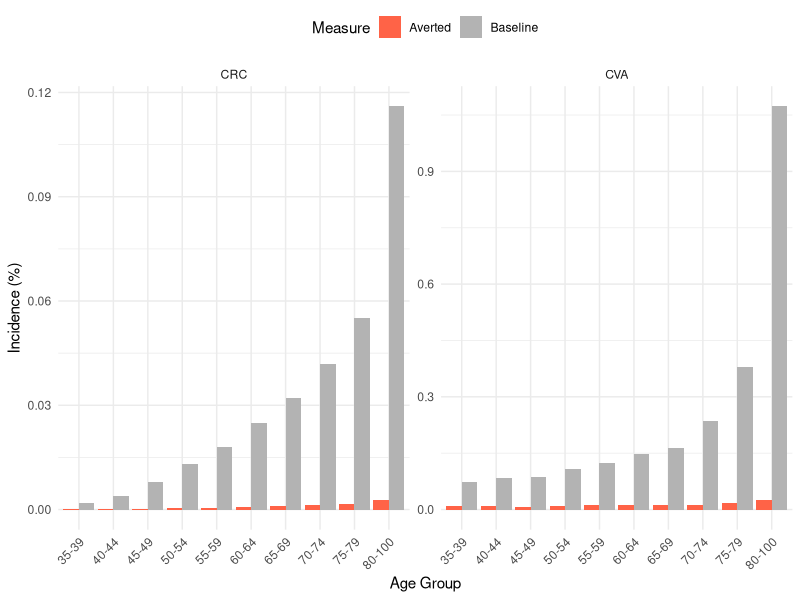
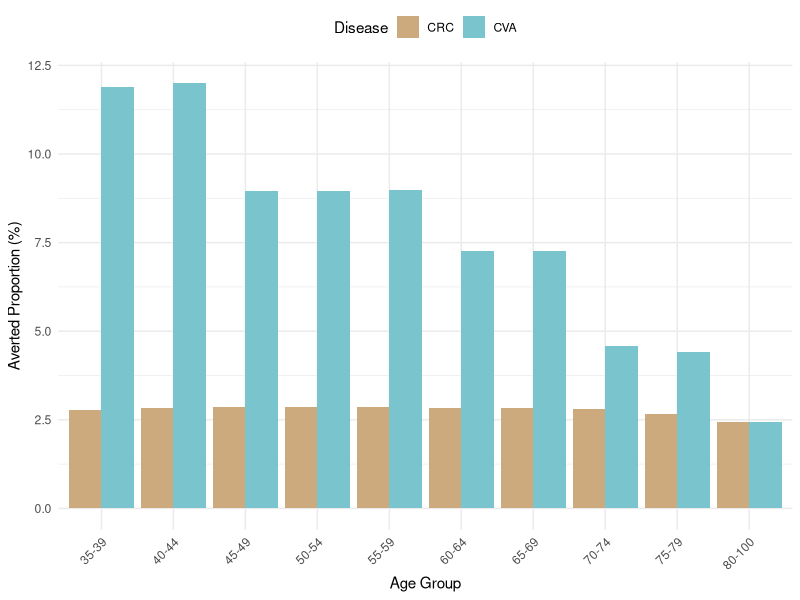
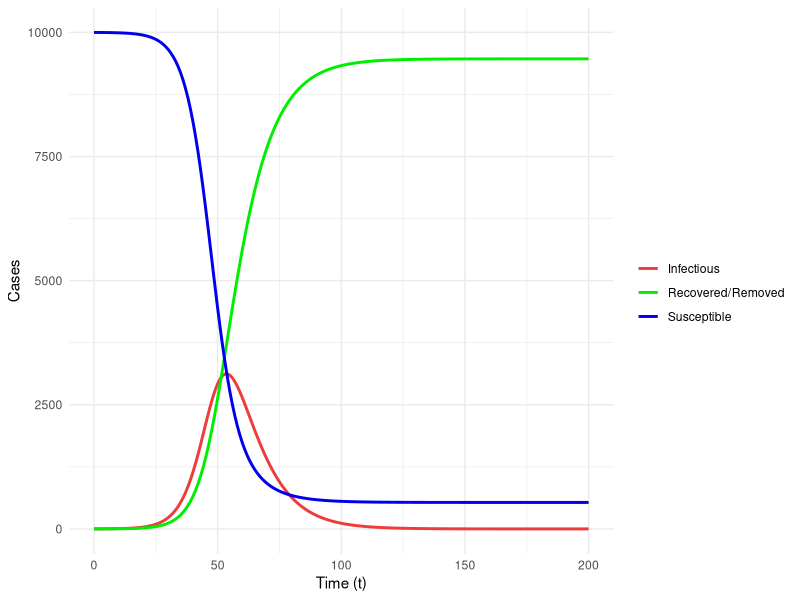
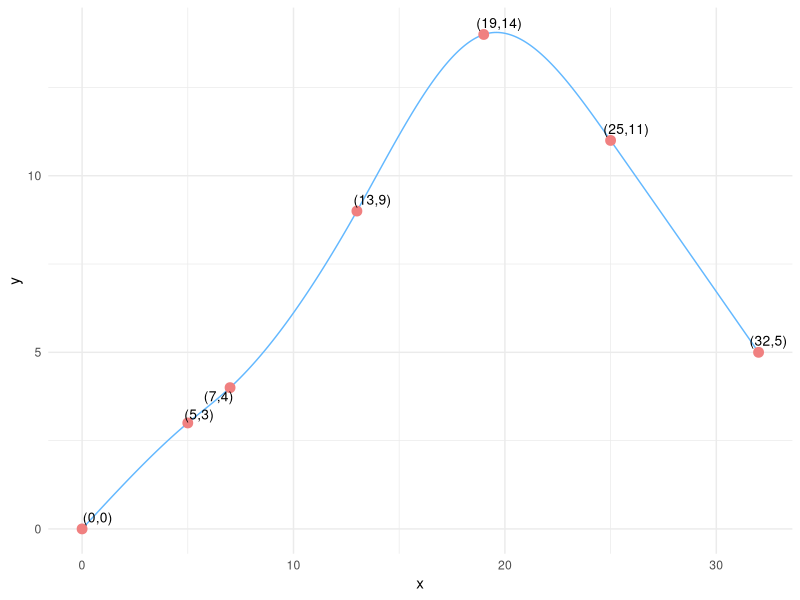
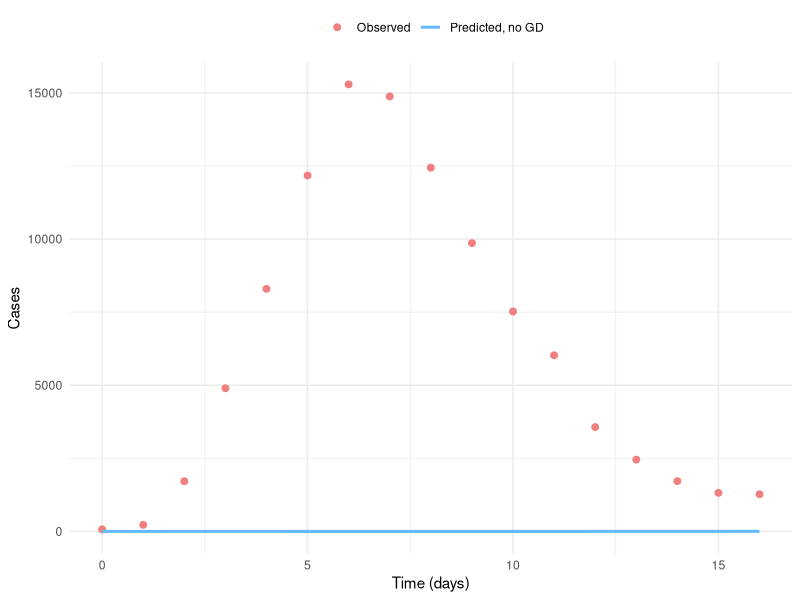
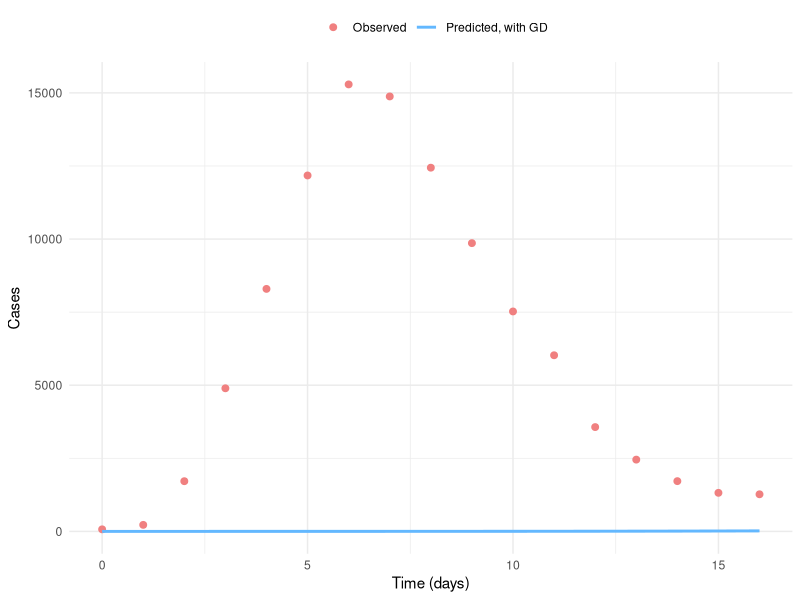
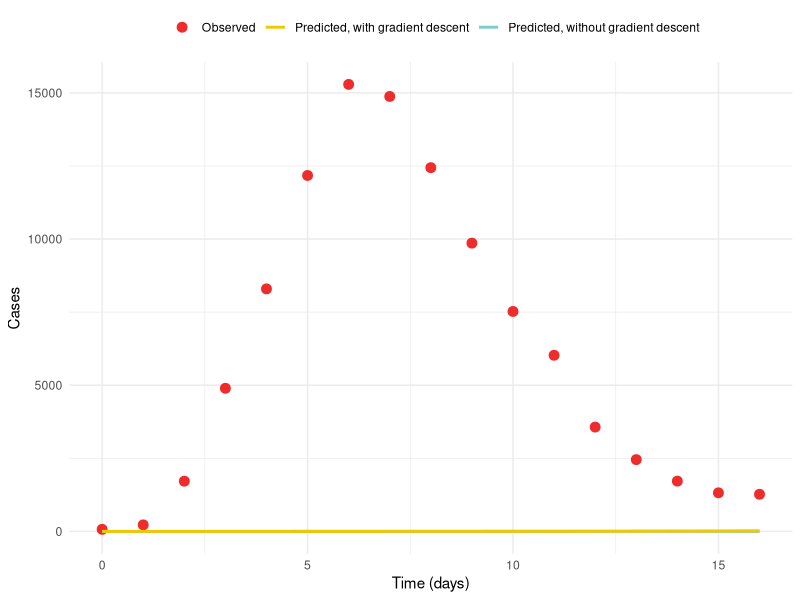
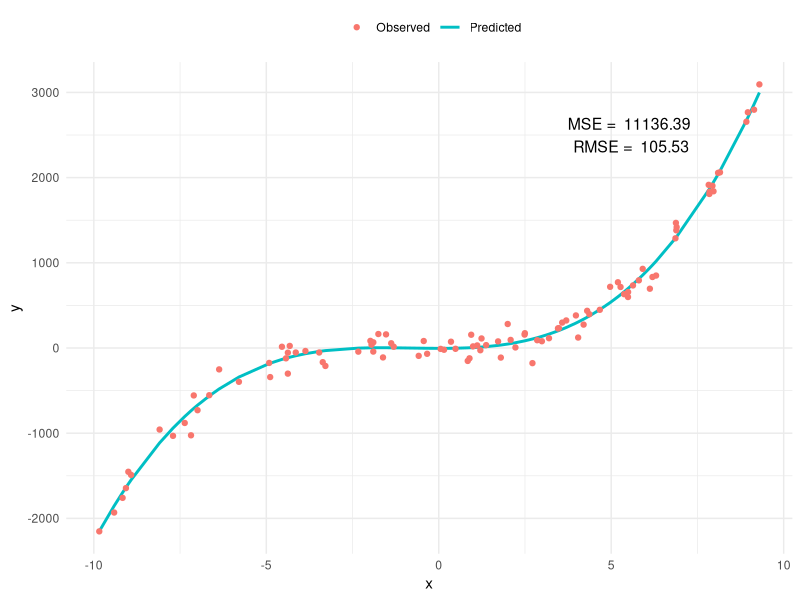

Reproduce these figures in R, in order. (Note: this script raises an error after producing the figures.)
## ---- chunk 1
# install.packages("ggrepel")
library(ggrepel)
library(ggplot2)
library(dplyr)
library(tidyr)
library(forcats)
## ---- chunk 2
# Data
data1_input <- read.csv("output_data/Q1_input.csv", header = TRUE)
data1_output <- read.csv("output_data/Q1_output.csv", header = TRUE)

head(data1_input)
head(data1_output)

# Merge datasets
data1 <- data1_input|>
  left_join(data1_output, by = "AgeGroup")

# Proportion of baseline and averted cases
data1_propCases <- data1|>
  mutate(CRC_base_pct = (CRC_base / CohortSize),
         CRC_averted_pct = (CRC_averted / CohortSize),
         
         CVA_base_pct = (CVA_base/ CohortSize),
         CVA_averted_pct = (CVA_averted / CohortSize) 
         )|>
  pivot_longer(cols = c(CRC_base_pct, CRC_averted_pct, CVA_base_pct, CVA_averted_pct),
               names_to = "Type",
               values_to = "Incidence")|>
  mutate(Disease = ifelse(grepl("CRC", Type), "CRC", "CVA"),
         Measure = ifelse(grepl("base", Type), "Baseline", "Averted"))|>
  select(AgeGroup, Disease, Measure, Incidence)
head(data1_propCases)

# Proportion of averted cases
data1_propAverted <- data1|>
  mutate(CRC_pct_averted = CRC_averted / CRC_base,
         CVA_pct_averted = CVA_averted / CVA_base)|>
  pivot_longer(cols = c(CRC_pct_averted, CVA_pct_averted),
               names_to = "Type",
               values_to = "Averted_prop")|>
  mutate(Disease = ifelse(grepl("CRC", Type), "CRC", "CVA"))|>
  select(AgeGroup, Disease, Averted_prop)
head(data1_propAverted)
## ---- chunk 3
# Plot: Incidence
ggplot(data1_propCases, aes(x = AgeGroup, y = Incidence, fill = Measure))+
  geom_bar(stat = "identity", position = "dodge")+
  facet_wrap(~Disease, scales = "free_y")+
  scale_y_continuous(labels = scales::label_number(scale = 100))+
  scale_fill_manual(values = c("Baseline" = "grey70",
                               "Averted" = "#FF6347"))+
  labs(x = "Age Group",
       y = "Incidence (%)")+
  theme_minimal()+
  theme(legend.position = "top",
        axis.text.x = element_text(angle = 45, hjust = 1))

# Plot: Averted proportion
ggplot(data1_propAverted, aes(x = AgeGroup, y = Averted_prop, fill = Disease))+
  geom_bar(stat = "identity", position = "dodge")+
  scale_y_continuous(labels = scales::label_number(scale = 100))+
  scale_fill_manual(values = c("CRC" = "#CDAA7D",
                               "CVA" = "#7AC5CD"))+
  labs(x = "Age Group",
       y = "Averted Proportion (%)",
       fill = "Disease")+
  theme_minimal()+
  theme(legend.position = "top",
        axis.text.x = element_text(angle = 45, hjust = 1))
## ---- chunk 4
# Load data
data2c <- read.csv("output_data/Q2c.csv", header = TRUE)
head(data2c)

# Convert to long format
data2c_long <- data2c|>
  pivot_longer(cols = c(S, I, R),
               names_to = "Compartments",
               values_to = "Value")
head(data2c_long)

# Plot
ggplot(data2c_long, aes(x = t, y = Value, colour = Compartments))+
  geom_line(size = 1)+
  scale_colour_manual(values = c("S" = "#0000EE",
                                 "I" = "#EE3B3B",
                                 "R" = "#00EE00"),
                      labels = c("S" = "Susceptible",
                                 "I" = "Infectious",
                                 "R" = "Recovered/Removed"))+
  labs(
    x = "Time (t)",
    y = "Cases",
    colour = "",
  )+
  theme_minimal()
## ---- chunk 5
data3_org <- data.frame(
  x = c(0, 5, 7, 13, 19, 25, 32),
  y = c(0, 3, 4, 9, 14, 11, 5)
)
head(data3_org)

data3_spline <- read.csv("./output_data/Q3_spline.csv", header = TRUE)
head(data3_spline)

data3_coefs <- read.csv("./output_data/Q3_coefs.csv", header = TRUE)
head(data3_coefs)
## ---- chunk 6
ggplot()+
  geom_line(data = data3_spline, aes(x = x, y = y), colour = "steelblue1")+
  geom_point(data = data3_org, aes(x = x, y = y), colour = "lightcoral", size = 3)+
  geom_text_repel(data = data3_org,
                  aes(x = x, y = y, label = paste0("(", x, ",", y, ")")),
                  size = 3.5)+
  theme_minimal()
## ---- chunk 7
data3_coefs |>
  mutate(across(where(is.numeric), ~ round(., digits = 3)))
## ---- chunk 8
# Read data
data6b <- read.csv("output_data/Q6b.csv", header = TRUE) # simulated (predicted)
head(data6b)

# Plot
ggplot(data6b, aes(x = t_day)) +
  geom_point(aes(y = case_obs, colour = "Observed"), size = 2)+
  geom_line(aes(y = case_pred, colour = "Predicted, no GD"), size = 1)+
  scale_colour_manual(values = c("Observed" = "lightcoral", 
                                "Predicted, no GD" = "steelblue1"))+
  labs(
    x = "Time (days)",
    y = "Cases",
    color = ""
  )+
  theme_minimal()+
  theme(
    legend.position = "top",
    plot.title = element_text(hjust = 0.5)
  )
## ---- chunk 9
data6e <- read.csv("output_data/Q6e.csv", header = TRUE)
head(data6e)

# Plot
ggplot(data6e, aes(x = t_day))+
  geom_point(aes(y = case_obs, colour = "Observed"), size = 2)+
  geom_line(aes(y = case_pred, colour = "Predicted, with GD"), size = 1)+
  scale_colour_manual(values = c("Observed" = "lightcoral",
                                 "Predicted, with GD" = "steelblue1"))+
  labs(
    x = "Time (days)",
    y = "Cases",
    colour = ""
  )+
  theme_minimal()+
  theme(
    legend.position = "top",
    plot.title = element_text(hjust = 0.5)
  )
## ---- chunk 10
 data6_combined <- data6b|>
  rename(case_initial = case_pred)|>
  left_join(data6e|>
              select(t_day, case_pred)|>
              rename(case_final = case_pred),
            by = "t_day")
head(data6_combined)

# Plot
ggplot(data6_combined, aes(x = t_day))+
  geom_point(aes(y = case_obs, colour = "Observed"), size = 3)+
  geom_line(aes(y = case_initial, colour = "Predicted, without gradient descent"), size = 1)+
  geom_line(aes(y = case_final, colour = "Predicted, with gradient descent"), size = 1)+
  scale_colour_manual(values = c("Observed" = "#EE2C2C",
                                 "Predicted, without gradient descent" = "#79CDCD",
                                 "Predicted, with gradient descent" = "#EEC900"))+
  labs(
    x = "Time (days)",
    y = "Cases",
    colour = ""
  )+
  theme_minimal()+
  theme(
    legend.position = "top"
  )
## ---- chunk 11
# Data
data7 <- read.csv("output_data/Q7a.csv", header = TRUE)
head(data7)

# Check range
range <- max(data7$y_true) - min(data7$y_true)
cat("Predicted case range:", range, "\n")

# Compute RMSE and relative error
mse <- 11136.385001392886
rmse <- sqrt(mse)
relative_error = rmse/range
cat("Relative error", relative_error)

# Plot
ggplot(data7, aes(x = x))+
  geom_line(aes(y = y_pred, colour = "Predicted"), linewidth = 1)+
  geom_point(aes(y = y_true, colour = "Observed"), linewidth = 1)+
  labs(
    x = "x",
    y = "y",
    colour = ""
  )+
  annotate(
    "text",
    x = max(data7$x)*0.6,
    y = 2500,
    label = paste("MSE = ", round(mse, 2), "\nRMSE = ", round(rmse, 2)),
    size = 4
  )+
  theme_minimal()+
  theme(legend.position = "top")
## ---- chunk 12
# Data
data8a <- read.csv("output_data/Q8.csv")
head(data8a)

# Plot
ggplot(data8a, aes(x = x, y = y)) +
  geom_path(colour = "steelblue1") +
  geom_point(size = 2) +
  annotate("point", x = data8a$x[1], y = data8a$y[1],
           colour = "red", size = 3)+
  geom_text(aes(label = City), vjust = -0.5, size = 3)+
  theme_minimal()
## ---- chunk 13
# Data
data9a <- read.csv("output_data/Q9a.csv", header = TRUE)
table(data9a$Country)

data9a_sampled <- data9a|>
  count(Country)|>
  mutate(prop_simulated = n/sum(n))|>
  select(-n)
head(data9a_sampled)

# Empirical data
data_emp <- data.frame(
  Country = c("Nigeria","Ethiopia","Egypt","DRC","Tanzania", "South Africa","Kenya","Sudan","Uganda","Algeria"),
  Count = c(228,129,115,106,67,63,55,50,49,46)
)
data_emp$prop_org <- data_emp$Count/sum(data_emp$Count) # compute probability
head(data_emp)

# Merge datasets
data9a_comb <- data9a_sampled|>
  left_join(data_emp|>
              dplyr::select(Country, prop_org),
            by = "Country")|>
  pivot_longer(cols = c(prop_simulated, prop_org),
               names_to = "Type",
               values_to = "Value")
head(data9a_comb)

# Plot
ggplot(data9a_comb, aes(x = reorder(Country, Value), y = Value, fill = Type))+
  geom_bar(stat = "identity", position = "dodge")+
  scale_fill_manual(values = c("prop_simulated" = "#87CEFF",
                               "prop_org" = "grey70"),
                    labels = c("Sampled", "Original"))+
  labs(x = "Country",
       y = "Proportion",
       fill = "")+
  theme_minimal()+
  theme(legend.position = "top")
## ---- chunk 14
# Data
data9b <- read.csv("output_data/Q9b.csv", header = TRUE)
head(data9b)

# Plot

# binomial mean = (number or trials)*(probability of success)
mu <- 1e6*0.01
# binomial variance = np(1-p)
sigma <- sqrt(1e6 * 0.01 * (1 - 0.01)) 

ggplot(data9b, aes(x = x))+
  geom_histogram(aes(y = after_stat(density)),
                 bins = 30,
                 fill = "lightgrey",
                 colour = "black")+
  geom_density(aes(colour = "Estimated density"),
               linewidth = 1,
               key_glyph = "path")+
  stat_function(aes(colour = "Normal approximation"),
                fun = dnorm,
                args = list(mean = mu, sd = sigma),
                linewidth = 1)+
  scale_colour_manual(values = c("Estimated density" = "blue",
                                 "Normal approximation" = "red"))+
  labs(x = "x",
       y = "Density",
       colour = "")+
  theme_minimal()+
  theme(legend.position = "top")
## ---- chunk 15
# Data
data9b_gamma <- read.csv("output_data/Q9b_gamma.csv", header = TRUE)
head(data9b_gamma)

# Plot

# binomial mean = (number or trials)*(probability of success)
mu <- 1e6*0.01
# binomial variance = np(1-p)
sigma <- sqrt(1e6 * 0.01 * (1 - 0.01)) 

ggplot(data9b_gamma, aes(x = x))+
  geom_histogram(aes(y = after_stat(density)),
                 bins = 30,
                 fill = "lightgrey",
                 colour = "black")+
  geom_density(aes(colour = "Estimated density"),
               linewidth = 1,
               key_glyph = "path")+
  stat_function(aes(colour = "Normal approximation"),
                fun = dnorm,
                args = list(mean = mu, sd = sigma),
                linewidth = 1)+
  scale_colour_manual(values = c("Estimated density" = "blue",
                                 "Normal approximation" = "red"))+
  labs(x = "x",
       y = "Density",
       colour = "")+
  theme_minimal()+
  theme(legend.position = "top")
## ---- chunk 16
# Data
data9c <- read.csv("output_data/Q9c.csv", header = TRUE)
head(data9c)

# Plot
ggplot(data9c, aes(x = x))+
  geom_histogram(aes(y = after_stat(density)),
                 bins = 30,
                 fill = "lightgrey",
                 colour = "black")+
  geom_density(aes(colour = "Estimated density"),
               linewidth = 1,
               key_glyph = "path")+
  stat_function(aes(colour = "Theoretical Beta density"),
                fun = dbeta,
                args = list(shape1 = 9, shape2 = 3),
                linewidth = 1)+
  scale_colour_manual(values = c("Estimated density" = "blue",
                                 "Theoretical Beta density" = "red"))+
  labs(x = "x",
       y = "Density",
       colour = "")+
  theme_minimal()+
  theme(legend.position = "top")
## ---- chunk 17
# Data
data9d <- read.csv("output_data/Q9d.csv", header = TRUE)
head(data9d)

# Plot
z <- integrate(function(x) 5*cos(x^2) - 2*x + 25, lower = -10, upper = 10)$value

ggplot(data9d, aes(x = x))+
  geom_histogram(aes(y = after_stat(density)),
                 bins = 30,
                 fill = "lightgrey",
                 colour = "black")+
  geom_density(aes(colour = "Estimated density"),
               linewidth = 1, fill = NA,
               key_glyph = "path")+
  stat_function(aes(colour = "Normalised target density"),
                fun = function(x) (5*cos(x^2) - 2*x + 25)/z,
                linewidth = 1)+
  scale_colour_manual(values = c("Estimated density" = "blue",
                                 "Normalised target density" = "red"))+
  labs(x = "x",
       y = "Density",
       colour = "")+
  theme_minimal()+
  theme(legend.position = "top")
## ---- chunk 18
# Data
data9e <- read.csv("output_data/Q9e.csv")
head(data9e)

# Plot A
ggplot(data9e, aes(x = A))+
  geom_histogram(aes(y = after_stat(density)),
                 bins = 30,
                 fill = "lightgrey",
                 colour = "black")+
  geom_density(aes(colour = "Estimated density"),
               key_glyph = "path")+
  scale_colour_manual(values = c("Estimated density" = "blue"))+
  labs(x = "A", y = "Density", colour = "")+
  theme_minimal()+
  theme(legend.position = "top")

# Plot B
ggplot(data9e, aes(x = B))+
  geom_histogram(aes(y = after_stat(density)),
                 bins = 30,
                 fill = "lightgrey",
                 colour = "black")+
  geom_density(aes(colour = "Estimated density"),
               key_glyph = "path")+
  scale_colour_manual(values = c("Estimated density" = "blue"))+
  labs(x = "B", y = "Density", colour = "")+
  theme_minimal()+
  theme(legend.position = "top")

# Scatterplot
rho_val <- round(cor(data9e$A, data9e$B), 3)

ggplot(data9e, aes(x = A, y = B))+
  geom_point(alpha = 0.5, colour = "steelblue1")+
  geom_smooth(method = "lm",
              se = FALSE,
              aes(colour = "Regression line"),
              linewidth = 1)+
  scale_colour_manual(values = c("Regression line" = "red"))+
  labs(x = "A", y = "B", colour = "")+
  annotate("text",
           x = quantile(data9e$A, 0.05),
           y = quantile(data9e$B, 0.95),
           label = as.expression(bquote(rho == .(rho_val))),
           hjust = 0,
           vjust = 1)+
  theme_minimal()+
  theme(legend.position = "top")
